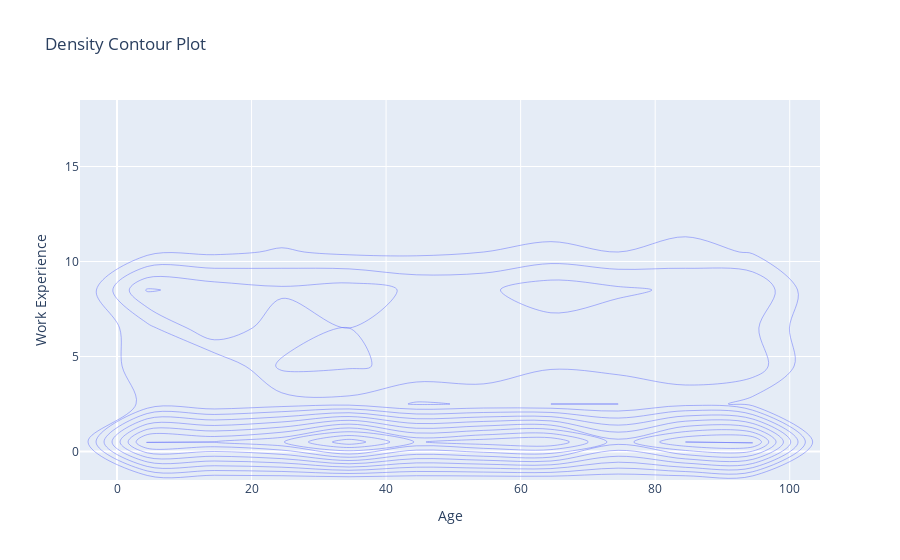

Source (notebook cell):
### Markdown cell above
By examining the **age distribution** of different professions through a **violin plot**, we can observe that there is **no significant difference** in the **age distribution across professions**. This is **surprising**, as one would expect that certain **professions** might have an **age bias** due to **factors such as education and experience requirements.** However, the **data suggests otherwise**, and it may be the case that the **distribution of customers in the dataset is such that each profession is equally represented regardless of age**. This is an **interesting finding**, and it suggests that **age may not be a decisive factor in predicting the profession of a customer**.

---
Upon analyzing the **box plot**, it can be **inferred** that **age is slightly related to the profession**(unlike the violin plot). The **distribution of age** for **different professions** is **not uniform** and there are **variations** in the **age distribution across professions**. From a **machine learning and deep learning point of view**, these **observations** can be **crucial in predicting** the **profession of an individual based on their age**.

Additionally, it is **worth noting** that the median of the **age distribution varies across professions**. For instance, the median for **engineers** is **shifted towards the right**, indicating that the **majority of engineers** are in their **60s.** On the other hand, the mode for **marketing** and **homemakers** is **shifted towards the left**, indicating that the **majority of individuals** in these professions are in their **40s.** This information can be valuable in **developing marketing strategies** for **products or services that are specific to a particular age group or profession**.

### Code cell
# Create a density contour plot to show the relationship between age and work experience
fig1 = px.density_contour(df, x='Age', y='Work Experience', title='Density Contour Plot')

# Create a density heatmap to show the distribution of age and work experience
fig2 = px.density_heatmap(df, x='Age', y='Work Experience', title='Density Heatmap')

# Show the plots
fig1.show()
fig2.show()

### Figure 1 — Plotly figure (JSON) as saved in the notebook; plotly's stock layout.template omitted (floating-point values rounded to 4 significant figures; data arrays with more than 128 entries replaced by an {"elided": "..."} marker saying what was removed)
{"data": [{"contours": {"coloring": "none"}, "hovertemplate": "Age=%{x}<br>Work Experience=%{y}<br>count=%{z}<extra></extra>", "legendgroup": "", "line": {"color": "#636efa"}, "name": "", "showlegend": false, "type": "histogram2dcontour", "x": {"elided": "2000 int values"}, "xaxis": "x", "xbingroup": "x", "y": {"elided": "2000 int values"}, "yaxis": "y", "ybingroup": "y"}], "layout": {"legend": {"tracegroupgap": 0}, "title": {"text": "Density Contour Plot"}, "xaxis": {"anchor": "y", "domain": [0, 1], "title": {"text": "Age"}}, "yaxis": {"anchor": "x", "domain": [0, 1], "title": {"text": "Work Experience"}}}}
